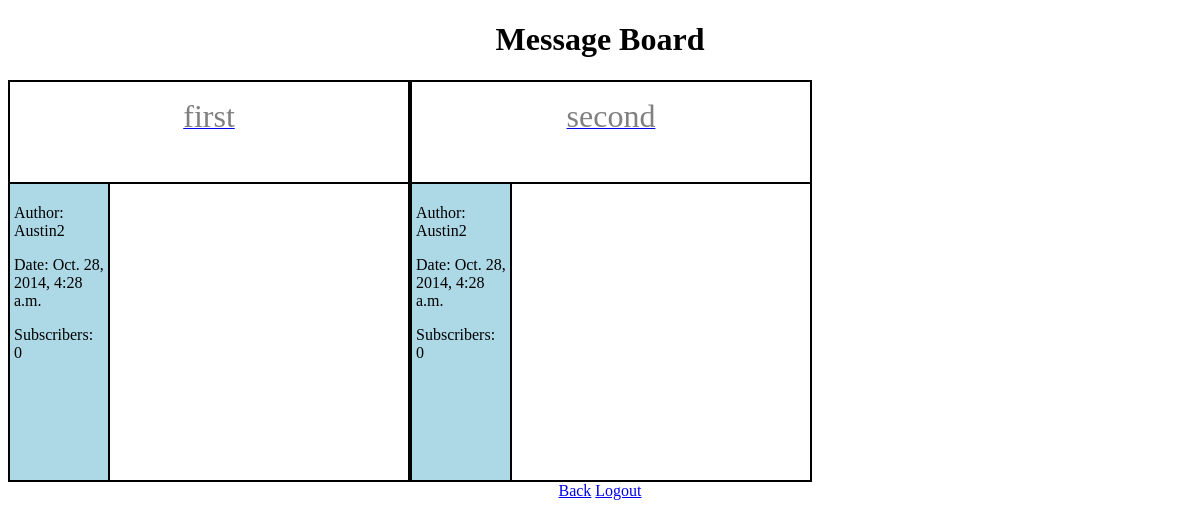
The app's page /mainsite/messageboard/myview/, older data.
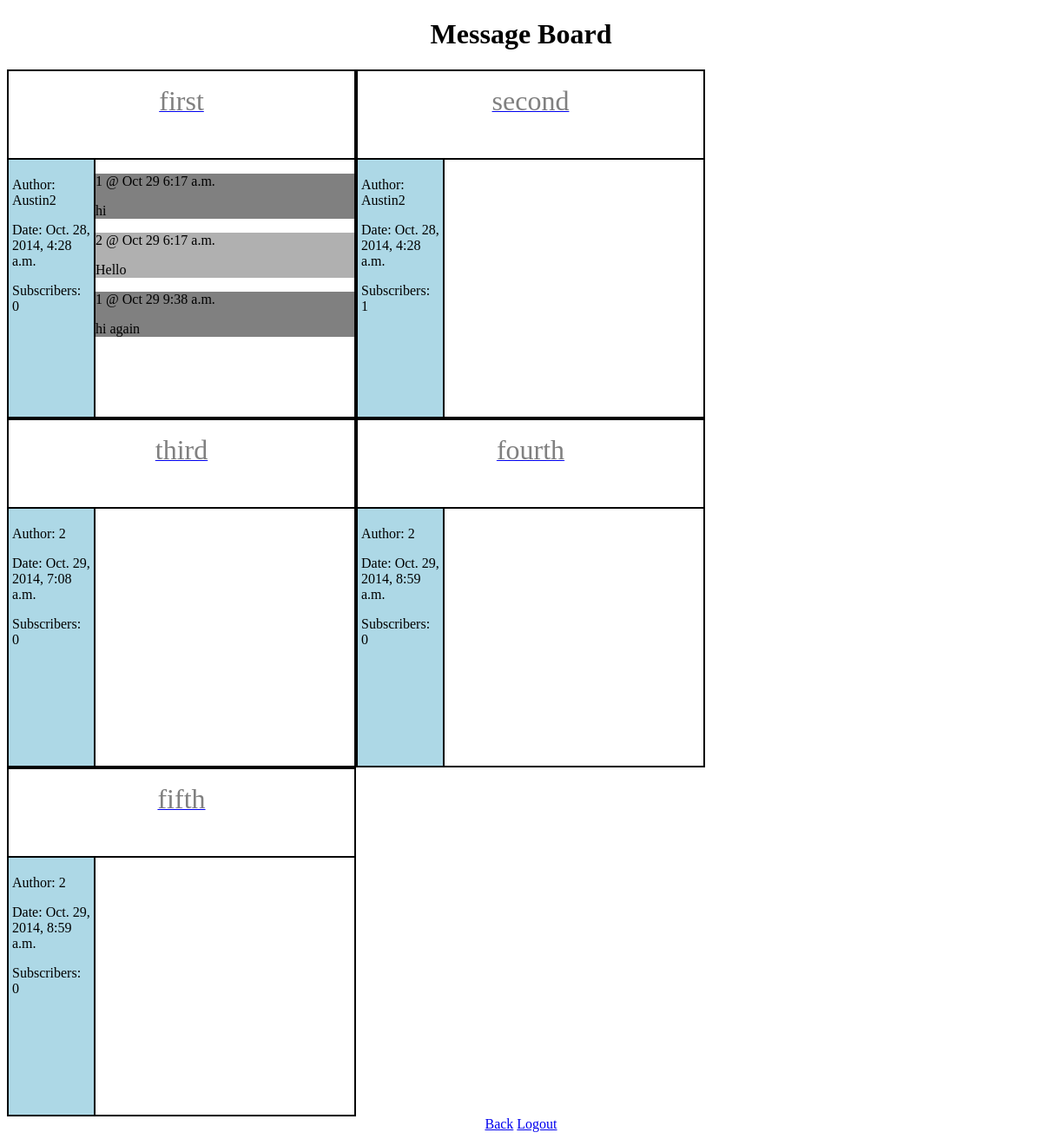
The same page, newer data.
### mainsite/models.py (models this page shows, shortened)
class Topic(models.Model):
    topic_name = models.CharField(max_length=200)
    pub_date = models.DateTimeField('date published', default=timezone.now)
    creator = models.ForeignKey(User, related_name='topics_created')
    subscriptions = models.ManyToManyField(User, related_name='subscribed_topics')

class Message(models.Model):
    message_content = models.TextField()
    pub_date = models.DateTimeField('date published', default=timezone.now)
    creator = models.ForeignKey(User)
    topic = models.ForeignKey(Topic)

### mainsite/views.py (the view)
def myview(request):
    message_list = Message.objects.all().order_by('pub_date')[:5]
    topic_list = Topic.objects.all()
    return render(request, 'myview.html', {'topics': topic_list, 'messages': message_list})

### mainsite/templates/myview.html (shortened to what this page needs)
<!DOCTYPE html>
<html>
<head lang="en">
    {% load staticfiles %}
    <link rel="stylesheet" type="text/css" href="{% static 'mainsite/myview.css'%}"/>
</head>
<body>
    <div class="page">
        <h1> Message Board </h1>
        <div class="allTopics" align="center">
            {% for topic in topics %}
                <div class="topicBox">
                    <div class="title">
                        <p>
                            <a href="/mainsite/messageboard/{{ topic.id }}">
                                <font size="6" color="grey">{{ topic.topic_name }}</font>
                            </a>
                        </p>
                    </div>
                    <div class="info" align="left">
                        <p>Author: {{ topic.creator }}</p>
                        <p>Date: {{ topic.pub_date }}</p>
                        <p>Subscribers: {{ topic.subscriptions.count }}</p>
                    </div>
                    <div class="messages" align="left">
                        {% for msg in messages %}
                            {% if msg.topic.id  == topic.id %}
                                <div class="message">
                                    <p> {{msg.creator}} @ {{msg.pub_date|date:"M d g:i a"}}</p>
                                    <p>{{ msg.message_content }}</p>
                                </div>
                            {% endif %}
                        {% endfor %}
                    </div>
                </div>
            {% empty %}
                <p> No topics to display </p>
            {% endfor %}
        </div>
</div>
<div class="logout" align="center">
	<a href="/mainsite/messageboard/">Back</a>
    <a href="/mainsite/logout/">Logout</a>
</div>
</body>
</html>

### mainsite/static/mainsite/myview.css (style rules this page uses)
.info { background-color: lightblue; float: left; width: 90px; height: 288px; border: 1px solid #000000; margin: 0px; padding: 4px; }
.topicBox { float: left; width: 400px; height: 400px; border: 1px solid #000000; }
.messages { float: left; width: 298px; height:296px; overflow-y: scroll; border: 1px solid #000000; }
.logout { clear: both; }
.title { width:398px; height:100px; border:1px solid #000000; }
.allTopics { float: left; display:-moz-box; display:box; -moz-box-pack: center; box-pack: center; }
h1 { text-align: center; }

Row changes from the older to the newer data that the page shows:
added Message: creator "1", pub_date "Oct 29 6:17 a.m.", message_content "hi", shown under Topic "first"
added Message: creator "2", pub_date "Oct 29 6:17 a.m.", message_content "Hello", shown under Topic "first"
added Message: creator "1", pub_date "Oct 29 9:38 a.m.", message_content "hi again", shown under Topic "first"
computed for Topic "second": subscriptions.count "0" → "1"
added Topic: topic_name "third", creator "2", pub_date "Oct. 29, 2014, 7:08 a.m.", subscriptions.count "0"
added Topic: topic_name "fourth", creator "2", pub_date "Oct. 29, 2014, 8:59 a.m.", subscriptions.count "0"
added Topic: topic_name "fifth", creator "2", pub_date "Oct. 29, 2014, 8:59 a.m.", subscriptions.count "0"
